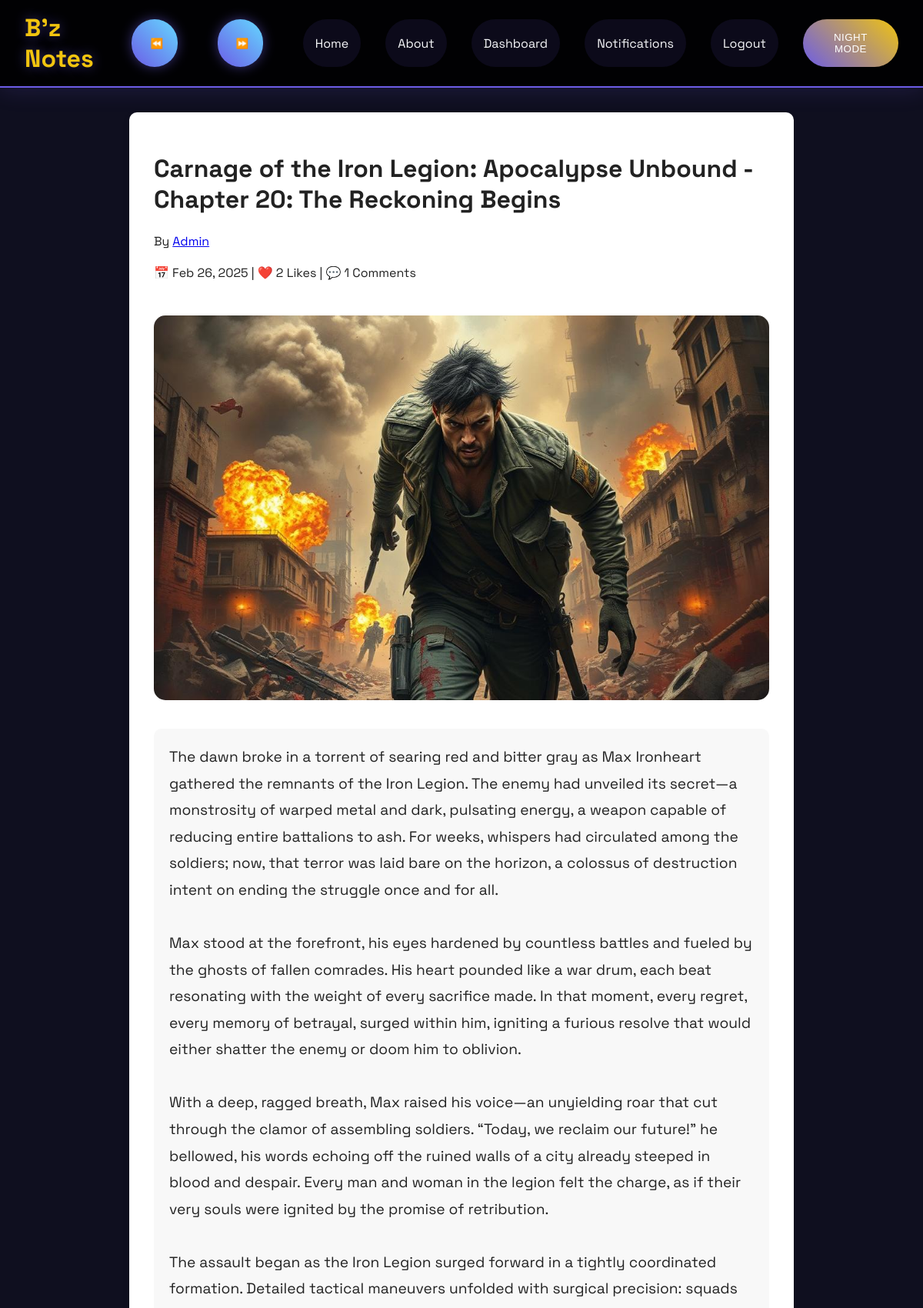
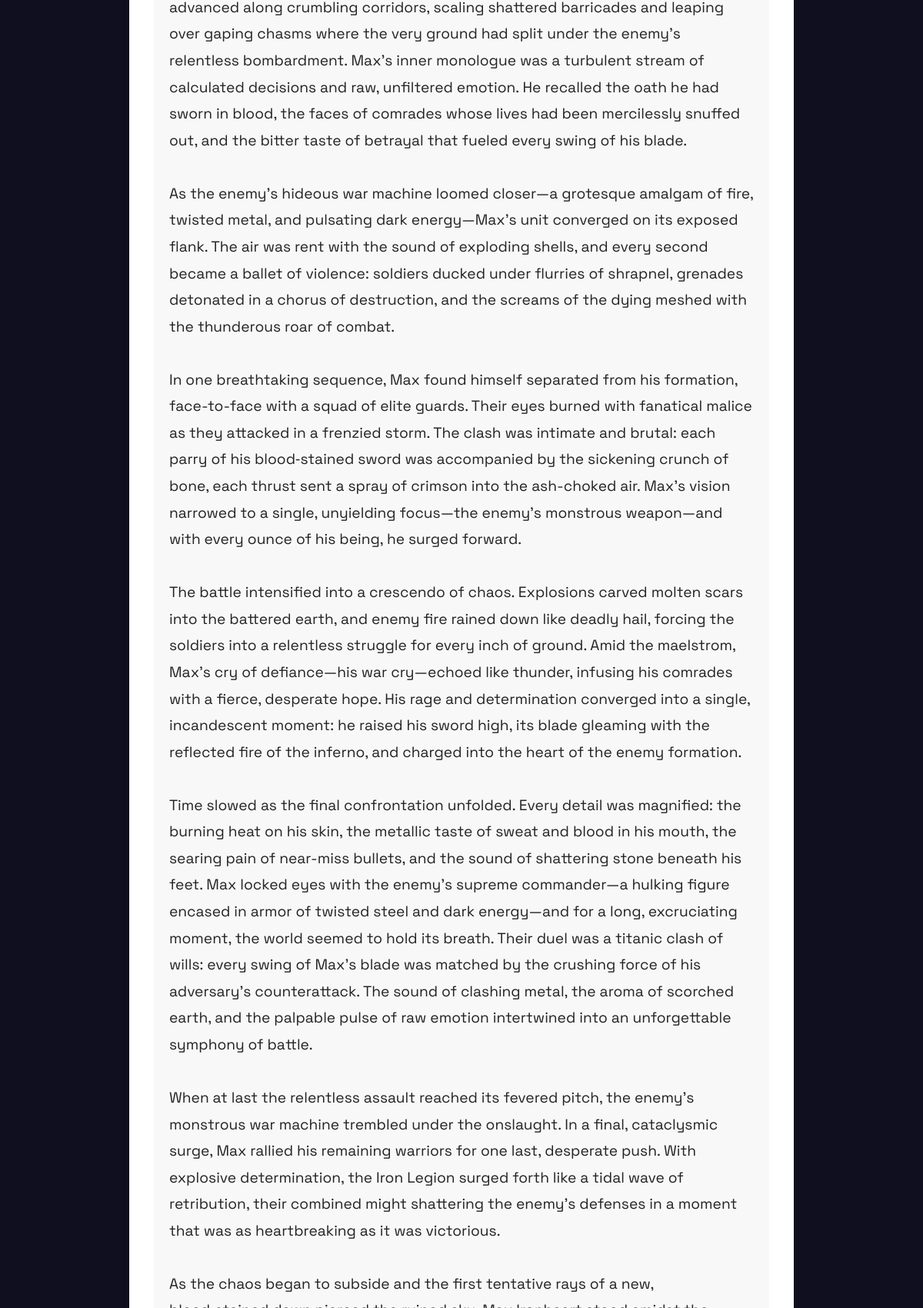
/story_time/113 (signed in, upper part), run on the app's committed database (2 pictures, top to bottom).
### models.py (models this page shows, shortened)
class Story(db.Model):
    __tablename__ = "stories"
    id = db.Column(db.Integer, primary_key=True)
    title = db.Column(db.String(255), nullable=False)
    genres = db.Column(db.String(255), nullable=False)
    description = db.Column(db.Text, nullable=False)
    content = db.Column(db.Text, nullable=True)
    cover_image = db.Column(db.String(255), nullable=True)
    published = db.Column(db.Boolean, default=False)
    user_id = db.Column(db.Integer, db.ForeignKey("users.id"), nullable=False)
    created_at = db.Column(db.DateTime, default=datetime.utcnow)
    likes_count = db.Column(db.Integer, default=0)
    user = db.relationship("User", back_populates="stories")
    comments = db.relationship("Comment", backref="story", lazy=True)
    likes = db.relationship("Like", backref="story", lazy=True)

class User(db.Model, UserMixin):
    __tablename__ = "users"
    id = db.Column(db.Integer, primary_key=True)
    username = db.Column(db.String(150), unique=True, nullable=False)
    email = db.Column(db.String(150), unique=True, nullable=False)
    password_hash = db.Column(db.String(200), nullable=False)
    created_at = db.Column(db.DateTime, default=datetime.utcnow)
    bio = db.Column(db.Text, nullable=True)
    profile_picture_url = db.Column(db.String(255), nullable=True)
    role = db.Column(db.String(10), nullable=False, default="User")
    stories = db.relationship('Story', back_populates='user', lazy=True)
    following = db.relationship(
        "User",
        secondary=followers_table,
        primaryjoin=(followers_table.c.follower_id == id),
        secondaryjoin=(followers_table.c.followed_id == id),
        backref=db.backref("followers", lazy="dynamic"),
        lazy="dynamic",
    )

### run.py (the view)
@app.route("/story_time/<int:story_id>")
@login_required
def story_time(story_id):
    comments = Comment.query.filter_by(story_id=story_id).order_by(Comment.created_at.desc()).all()
    story = Story.query.get_or_404(story_id)
    likes_count = Like.query.filter_by(story_id=story_id).count()
    comments = Comment.query.filter_by(story_id=story_id).order_by(Comment.created_at.desc()).all()
    csrf_token_value = generate_csrf()
    return render_template("story_time.html", story=story, likes_count=likes_count, comments=comments, csrf_token=csrf_token_value)
    print(f"Found Story: {story.title}")  # Debugging
    print(f"Likes: {likes_count}, Comments: {len(comments)}")  # Debugging
    return render_template("story_time.html", story=story, likes=likes_count, comments=comments)

### run.py (called while the page is built)
@login_manager.user_loader
def load_user(user_id):
    return User.query.get(int(user_id))

### templates/story_time.html (shortened to what this page needs)
{% extends "base.html" %}
{% block content %}
<div class="story-container">
    <div class="story-header">
        <h1 class="story-title">{{ story.title }}</h1>
        <div class="author-info">
            <p class="author-name">By
                <a href="{{ url_for('user_profile', user_id=story.user_id) }}" class="writer-link">
                    {{ story.user.username }}
                </a>
            </p>
            <p class="story-meta">
                📅 {{ story.created_at.strftime('%b %d, %Y') }} |
                ❤️ <span id="like-count">{{ likes_count }}</span> Likes |
                💬 <span id="comment-count">{{ comments|length }}</span> Comments
            </p>
        </div>
    </div>
    {% if story.cover_image %}
    <img src="{{ story.cover_image }}" alt="Cover Image" class="story-cover">
    {% endif %}
    <div class="story-content">{{ story.content.replace("\n\n", "</p><p>").replace("\n", " ") | safe }}</div>
</div>
{% endblock %}

### static/css/main.css (style rules this page uses)
:root { --space: #0f0f1f; --primary: #6c5ce7; --accent: #f1c40f; --neon: 0 0 15px rgba(108,92,231,0.5); --text: #f8f9fa; --bg-dark: #0f0f1f; }
body { background: var(--space); color: var(--text); font-family: 'Space Grotesk', sans-serif; margin: 0; padding: 0; }
html { overflow-y: scroll; scrollbar-width: thin; scrollbar-color: #888 #f1f1f1; }

### templates/base.html (style rules this page uses)
:root { --space: #0f0f1f; --primary: #6c5ce7; --accent: #f1c40f; --neon: 0 0 15px rgba(108,92,231,0.5); --text: #f8f9fa; --bg-dark: #0f0f1f; }
body { background: var(--space); color: var(--text); font-family: 'Space Grotesk', sans-serif; margin: 0; padding: 0; }
html { overflow-y: scroll; scrollbar-width: thin; scrollbar-color: #888 #f1f1f1; }

### templates/story_time.html (style rules this page uses)
.story-title, .author-info, .story-content, .comments-section { color: #222 !important; }
.story-container { max-width: 800px; margin: 0 auto; padding: 2rem; background: #fff; border-radius: 15px; box-shadow: 0 4px 10px rgba(0, 0, 0, 0.1); color: #222; border-radius: 10px; }
.story-cover { width: 100%; max-height: 500px; object-fit: cover; border-radius: 15px; margin: 2rem 0; }
.story-content { font-size: 1.2rem; line-height: 1.8; white-space: pre-line; background: #f8f8f8; padding: 20px; border-radius: 10px; }
p { margin-bottom: 10px; line-height: 1.6; }

### data on the page
Story: title "Carnage of the Iron Legion: Apocalypse Unbound - Chapter 20: The Reckoning Begins", created_at "Feb 26, 2025", cover_image (picture)
User: user.username "Admin"

### other printed values
{{ likes_count }} "2"
{{ comments|length }} "1"
